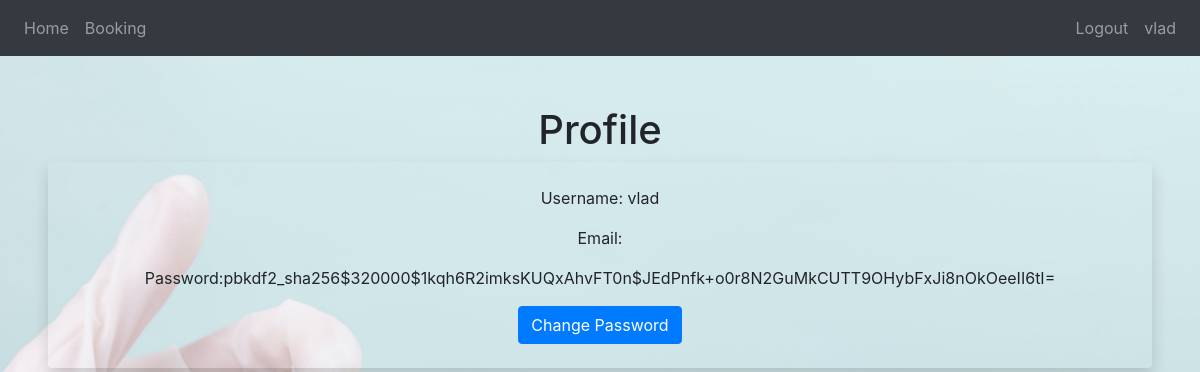
/user-panel (signed in), run on an earlier commit of the app's database.
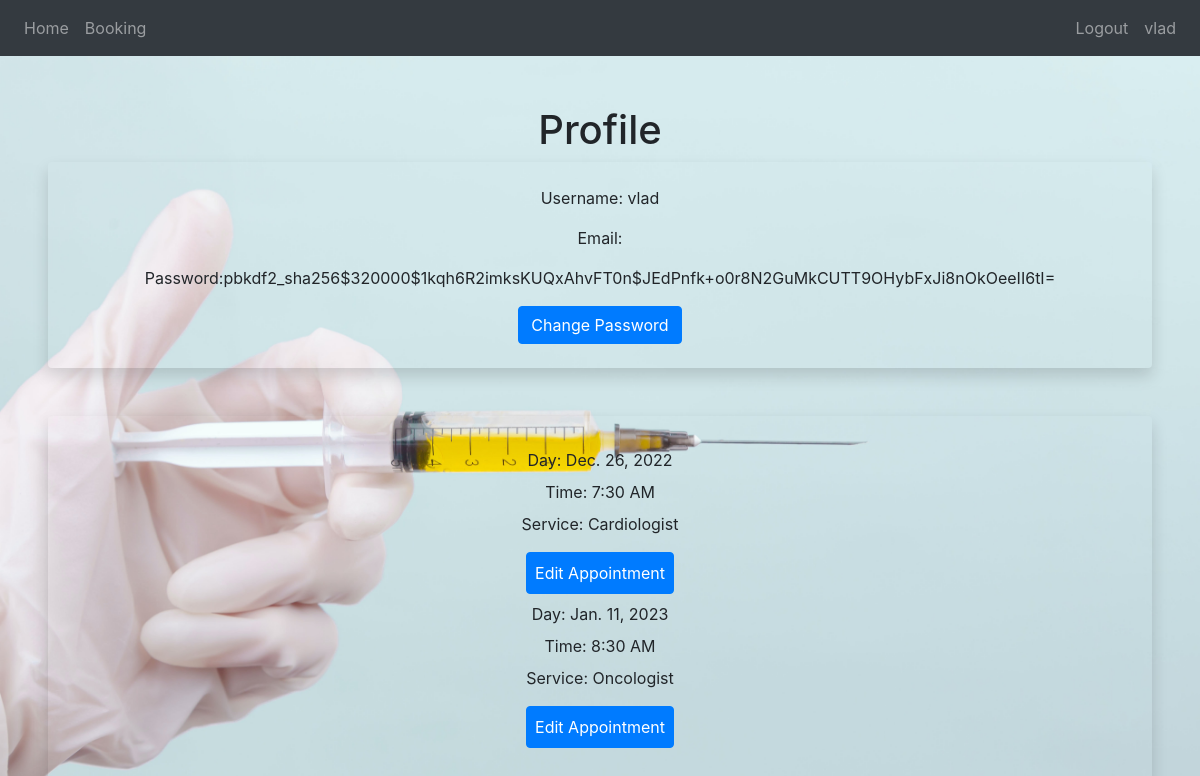
And on a later commit of the database.
### booking/models.py (models this page shows, shortened)
class Appointment(models.Model):
    user = models.ForeignKey(User, on_delete=models.CASCADE, null=True, blank=True)
    service = models.CharField(max_length=50, choices=SERVICE_CHOICES, default="Cardiologist")
    day = models.DateField(default=datetime.now)
    time = models.CharField(max_length=10, choices=TIME_CHOICES, default="7:30 AM")
    time_ordered = models.DateTimeField(default=datetime.now, blank=True)
    syptoms = models.TextField(null=True, blank=True)

### booking/views.py (the view)
# urls.py: path('user-panel', views.userPanel, name='userPanel'),
def userPanel(request):
    user = request.user
    appointments = Appointment.objects.filter(user=user).order_by('day', 'time')
    return render(request, 'userPanel.html', {
        'user':user,
        'appointments':appointments,
    })

### booking/templates/userPanel.html (shortened to what this page needs)
{% extends 'Base.html' %}
{% block content%}
{% load crispy_forms_tags %}
<h1 class="text-center">Profile</h1>
<div class="shadow p-4 mb-5 bg-body bg-body rounded text-black text-center m-5">
    <p>Username: {{user}}</p>
    <p>Email: {{user.email}}</p>
    <p>Password:{{user.password}}</p>
    <a href="change-password/" class="btn btn-primary">Change Password</a>
</div>
{% if appointments.count > 0 %}
    <div class="shadow p-4 mb-5 bg-body bg-body rounded text-black text-center m-5">
        {% for appointment in appointments %}
            <p class="list-group mt-2">Day: {{ appointment.day }}</p>
            <p class="list-group mt-2">Time: {{ appointment.time }}</p>
            <p class="list-group mt-2">Service: {{ appointment.service }}</p>
            <div class="mt-3 mb-2">
            <a class="btn btn-primary rounded-3 p-2" href="{% url 'userUpdate' appointment.id %}">Edit Appointment</a>
        {% endfor %}
    </div>
{%endif%}
{% endblock%}

What changed in the data, as far as the page shows it:
added Appointment: day "Dec. 26, 2022", time "7:30 AM", service "Cardiologist"
added Appointment: day "Jan. 11, 2023", time "8:30 AM", service "Oncologist"
